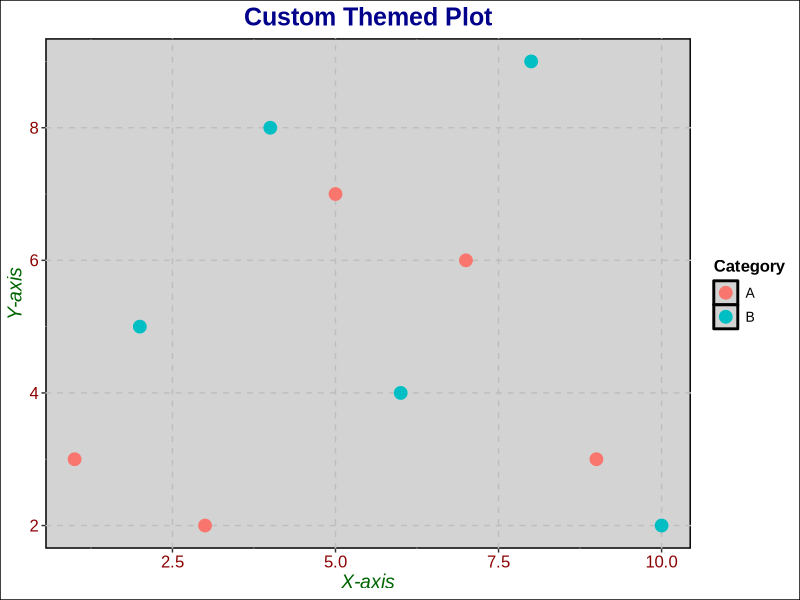

Recreate this plot in R.
# Load ggplot2 package
library(ggplot2)

# Define a custom theme
custom_theme <- theme(
  # Title and axis labels
  plot.title = element_text(family = "Arial", size = 18, face = "bold", color = "darkblue", hjust = 0.5),
  axis.title = element_text(family = "Arial", size = 14, face = "italic", color = "darkgreen"),
  
  # Axis text
  axis.text = element_text(family = "Arial", size = 12, color = "darkred"),
  
  # Background
  panel.background = element_rect(fill = "lightgray", color = "black", size = 1),
  plot.background = element_rect(fill = "white", color = "black"),
  
  # Grid lines
  panel.grid.major = element_line(color = "gray", size = 0.5, linetype = "dashed"),
  panel.grid.minor = element_line(color = "lightgray", size = 0.25, linetype = "dotted"),
  
  # Legend
  legend.title = element_text(family = "Arial", size = 12, face = "bold", color = "black"),
  legend.text = element_text(family = "Arial", size = 10, color = "black"),
  
  # Remove the panel border
  panel.border = element_blank()
)

# Sample data
df <- data.frame(
  x = c(1, 2, 3, 4, 5, 6, 7, 8, 9, 10),
  y = c(3, 5, 2, 8, 7, 4, 6, 9, 3, 2),
  category = factor(c("A", "B", "A", "B", "A", "B", "A", "B", "A", "B"))
)

# Create a plot and apply the custom theme
ggplot(df, aes(x = x, y = y, color = category)) +
  geom_point(size = 4) +  # Scatter plot with points
  labs(
    title = "Custom Themed Plot",
    x = "X-axis",
    y = "Y-axis",
    color = "Category"
  ) +
  custom_theme  # Apply the custom theme
